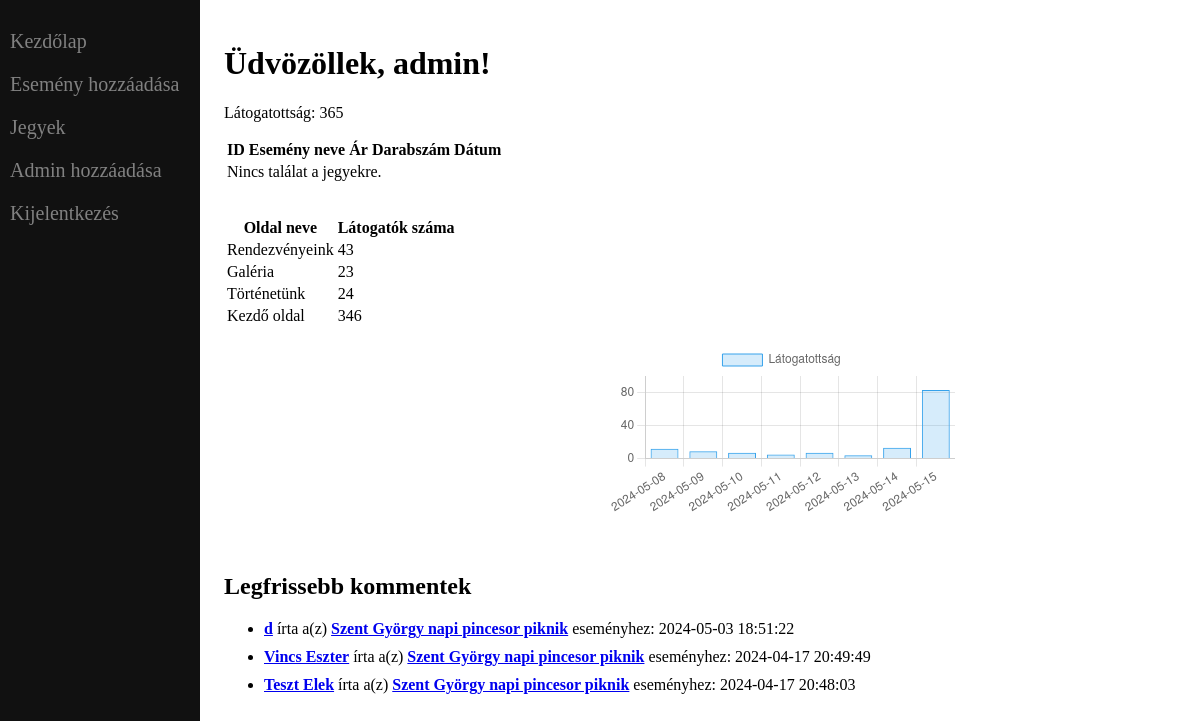
Screenshot of /admin/home/index.php (signed in) with the database file from the repository.
### tables this page shows
CREATE TABLE `comments` (
  `id` int(11) NOT NULL,
  `parent_comment_id` int(11) DEFAULT NULL,
  `reply_count` int(11) NOT NULL DEFAULT 0,
  `event_id` int(11) NOT NULL,
  `user_id` int(255) NOT NULL,
  `name` varchar(255) NOT NULL,
  `email` varchar(255) NOT NULL,
  `comment` text NOT NULL,
  `created_at` datetime NOT NULL
);

CREATE TABLE `events` (
  `id` int(11) NOT NULL,
  `event_name` varchar(255) NOT NULL,
  `event_date` date NOT NULL,
  `event_description` text NOT NULL,
  `image_name` varchar(255) DEFAULT NULL,
  `image_path` varchar(255) DEFAULT NULL,
  `f_ar` int(255) NOT NULL,
  `d_ar` int(255) NOT NULL,
  `ny_ar` int(255) NOT NULL,
  `csa_ar` int(255) NOT NULL,
  `cso_ar` int(255) NOT NULL
);

### admin/home/index.php (the view, shortened to what this page needs)
<?php
$servername = "localhost";
$username = "root";
$password = "tpq7j3twUXfxDu886zD2";
$dbname = "cakipincesor";
$conn = new mysqli($servername, $username, $password, $dbname);
$sql = "SELECT COUNT(DISTINCT session_id) AS lathato_ip FROM visits";
$result = $conn->query($sql);
if ($result->num_rows > 0) {
    $row = $result->fetch_assoc();
    $lathato_ip = $row["lathato_ip"];
} else {
    $lathato_ip = 0;
}
$sql_last_7_days = "SELECT DATE(visit_date) AS datum, COUNT(DISTINCT session_id) AS lathato_ip FROM visits WHERE DATE(visit_date) BETWEEN CURDATE() - INTERVAL 7 DAY AND CURDATE() GROUP BY DATE(visit_date)";
$result_last_7_days = $conn->query($sql_last_7_days);
$last_7_days_data = array();
if ($result_last_7_days->num_rows > 0) {
    while($row = $result_last_7_days->fetch_assoc()) {
        $last_7_days_data[$row['datum']] = $row['lathato_ip'];
    }
}
?>
<!DOCTYPE html>
<html lang="hu">
<head>
</head>
<body>
<?php include('menu.php') ?>
<div class="content">
    <h1>Üdvözöllek, <?php echo $_SESSION['username']; ?>!</h1>
    <p>Látogatottság: <?php echo $lathato_ip; ?></p>
    <table>
        <tr>
            <th>ID</th>
            <th>Esemény neve</th>
            <th>Ár</th>
            <th>Darabszám</th>
            <th>Dátum</th>
        </tr>
        <?php
        $sql_tickets = "SELECT tickets.*, events.event_name FROM tickets INNER JOIN events ON tickets.event_id = events.id LIMIT 5";
        $result_tickets = $conn->query($sql_tickets);
        if ($result_tickets->num_rows > 0) {
            while($row = $result_tickets->fetch_assoc()) {
                echo "<tr><td>" . $row["ticket_id"] . "</td><td>" . $row["event_name"] . "</td><td>" . $row["quantity"] . "</td><td>" . $row["revenue"] . "</td><td>" . $row["date"] . "</td></tr>";
            }
        } else {
            echo "<tr><td colspan='5'>Nincs találat a jegyekre.</td></tr>";
        }
        ?>
    </table>
</div>
<div class="content">
<table>
        <tr>
            <th>Oldal neve</th>
            <th>Látogatók száma</th>
        </tr>
        <?php
        $sql_pages = "SELECT page_visited, COUNT(DISTINCT session_id) AS lathato_ip FROM visits GROUP BY page_visited";
        $result_pages = $conn->query($sql_pages);
        if ($result_pages->num_rows > 0) {
            while($row = $result_pages->fetch_assoc()) {
                $oldal_nev = $row["page_visited"] == "events.php" ? "Rendezvényeink" : ($row["page_visited"] == "contact.php" ? "Kapcsolat" : ($row["page_visited"] == "gallery.php" ? "Galéria" : ($row["page_visited"] == "account.php" ? "Fiók" : ($row["page_visited"] == "index.php" ? "Kezdő oldal" : ($row["page_visited"] == "history.php" ? "Történetünk" : $row["page_visited"])))));
                echo "<tr><td>" . $oldal_nev . "</td><td>" . $row["lathato_ip"] . "</td></tr>";
            }
        } else {
            echo "<tr><td colspan='2'>Nincs találat az oldalak látogatottságára.</td></tr>";
        }
        ?>
    </table>
</div>
<div style="width: 80%; ">
    <canvas  id="myChart"></canvas>
</div>
<script>
    var ctx = document.getElementById('myChart').getContext('2d');
    var myChart = new Chart(ctx, {
        type: 'bar',
        data: {
            labels: [
                <?php
                foreach ($last_7_days_data as $datum => $lathato_ip) {
                    echo '"' . $datum . '", ';
                }
                ?>
            ],
            datasets: [{
                label: 'Látogatottság',
                data: [
                    <?php
                    foreach ($last_7_days_data as $lathato_ip) {
                        echo $lathato_ip . ', ';
                    }
                    ?>
                ],
                backgroundColor: 'rgba(54, 162, 235, 0.2)',
                borderColor: 'rgba(54, 162, 235, 1)',
                borderWidth: 1
            }]
        },
        options: {
            scales: {
                yAxes: [{
                    ticks: {
                        beginAtZero: true
                    }
                }]
            }
        }
    });
</script>
<div id="comments-container" class="content">
    <h2>Legfrissebb kommentek</h2>
    <?php
$sql_comments = "SELECT comments.*, events.event_name FROM comments INNER JOIN events ON comments.event_id = events.id ORDER BY comments.created_at DESC LIMIT 5";
$result_comments = $conn->query($sql_comments);
if ($result_comments->num_rows > 0) {
    echo '<div class="comments-box">';
    echo '<ul>';
    while($row = $result_comments->fetch_assoc()) {
        $comment_author = $row["name"];
        $comment_event_id = $row["event_id"];
        $comment_created_at = $row["created_at"];
        $event_name = $row["event_name"];
        $user_id = $row["user_id"];
        echo '<li class="comment">';
        echo '<strong><a href="../../account.php?id=' . $user_id . '">' . $comment_author . '</a></strong> írta a(z) <strong><a href="../../events.php?event=' . $comment_event_id . '">' . $event_name . '</a></strong> eseményhez: ' . $comment_created_at;
        echo '</li>';
    }
    echo '</ul>';
    echo '</div>';
} else {
    echo '<p>Nincsenek legfrissebb kommentek.</p>';
}
    ?>
</div>
</body>
</html>

### admin/home/index.php (style rules this page uses)
#myChart { margin-left:600px; }
#comments-container { max-height: 300px; overflow-y: auto; margin-top: 20px; }
.comment { margin-bottom: 10px; }

### admin/home/menu.php (style rules this page uses)
.content { margin-left: 200px; padding: 16px; }

### rows the page displays
comments: name "d", event.event_name "Szent György napi pincesor piknik", created_at "2024-05-03 18:51:22"
comments: name "Vincs Eszter", event.event_name "Szent György napi pincesor piknik", created_at "2024-04-17 20:49:49"
comments: name "Teszt Elek", event.event_name "Szent György napi pincesor piknik", created_at "2024-04-17 20:48:03"

### other values shown
$_SESSION['username'] "admin"
$lathato_ip "365"
$oldal_nev "Rendezvényeink"
$row["lathato_ip"] "43"
$oldal_nev "Galéria"
$row["lathato_ip"] "23"
$oldal_nev "Történetünk"
$row["lathato_ip"] "24"
$oldal_nev "Kezdő oldal"
$row["lathato_ip"] "346"
chart data {{ $datum }} 2024-05-08, 2024-05-09, 2024-05-10, 2024-05-11, 2024-05-12, 2024-05-13, 2024-05-14, 2024-05-15
chart data {{ $lathato_ip }} 12, 9, 7, 5, 7, 4, 13, 83
